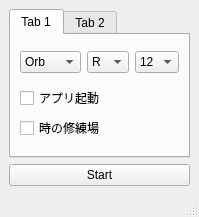
<?xml version="1.0" encoding="UTF-8"?>
<ui version="4.0">
 <class>MainWindow</class>
 <widget class="QMainWindow" name="MainWindow">
  <property name="geometry">
   <rect>
    <x>0</x>
    <y>0</y>
    <width>199</width>
    <height>217</height>
   </rect>
  </property>
  <property name="windowTitle">
   <string>MainWindow</string>
  </property>
  <widget class="QWidget" name="centralwidget">
   <layout class="QVBoxLayout" name="verticalLayout_2">
    <item>
     <widget class="QTabWidget" name="tabWidget">
      <property name="currentIndex">
       <number>0</number>
      </property>
      <widget class="QWidget" name="tab">
       <attribute name="title">
        <string>Tab 1</string>
       </attribute>
       <layout class="QVBoxLayout" name="verticalLayout_3">
        <item>
         <layout class="QHBoxLayout" name="horizontalLayout">
          <item>
           <widget class="QComboBox" name="Target">
            <item>
             <property name="text">
              <string>Orb</string>
             </property>
            </item>
            <item>
             <property name="text">
              <string>Jewel</string>
             </property>
            </item>
           </widget>
          </item>
          <item>
           <widget class="QComboBox" name="Color">
            <item>
             <property name="text">
              <string>R</string>
             </property>
            </item>
            <item>
             <property name="text">
              <string>B</string>
             </property>
            </item>
            <item>
             <property name="text">
              <string>Y</string>
             </property>
            </item>
            <item>
             <property name="text">
              <string>W</string>
             </property>
            </item>
            <item>
             <property name="text">
              <string>P</string>
             </property>
            </item>
           </widget>
          </item>
          <item>
           <widget class="QComboBox" name="Level">
            <item>
             <property name="text">
              <string>12</string>
             </property>
            </item>
            <item>
             <property name="text">
              <string>13</string>
             </property>
            </item>
            <item>
             <property name="text">
              <string>14</string>
             </property>
            </item>
            <item>
             <property name="text">
              <string>15</string>
             </property>
            </item>
            <item>
             <property name="text">
              <string>16</string>
             </property>
            </item>
           </widget>
          </item>
         </layout>
        </item>
        <item>
         <layout class="QVBoxLayout" name="verticalLayout">
          <item>
           <widget class="QCheckBox" name="LaunchAppCheckBox">
            <property name="text">
             <string>アプリ起動</string>
            </property>
           </widget>
          </item>
          <item>
           <widget class="QCheckBox" name="AutoTrainCheckBox">
            <property name="text">
             <string>時の修練場</string>
            </property>
           </widget>
          </item>
         </layout>
        </item>
       </layout>
      </widget>
      <widget class="QWidget" name="tab_2">
       <attribute name="title">
        <string>Tab 2</string>
       </attribute>
      </widget>
     </widget>
    </item>
    <item>
     <widget class="QPushButton" name="StartButton">
      <property name="text">
       <string>Start</string>
      </property>
     </widget>
    </item>
   </layout>
  </widget>
  <widget class="QMenuBar" name="menubar">
   <property name="geometry">
    <rect>
     <x>0</x>
     <y>0</y>
     <width>199</width>
     <height>22</height>
    </rect>
   </property>
  </widget>
  <widget class="QStatusBar" name="statusbar"/>
 </widget>
 <resources/>
 <connections/>
</ui>
